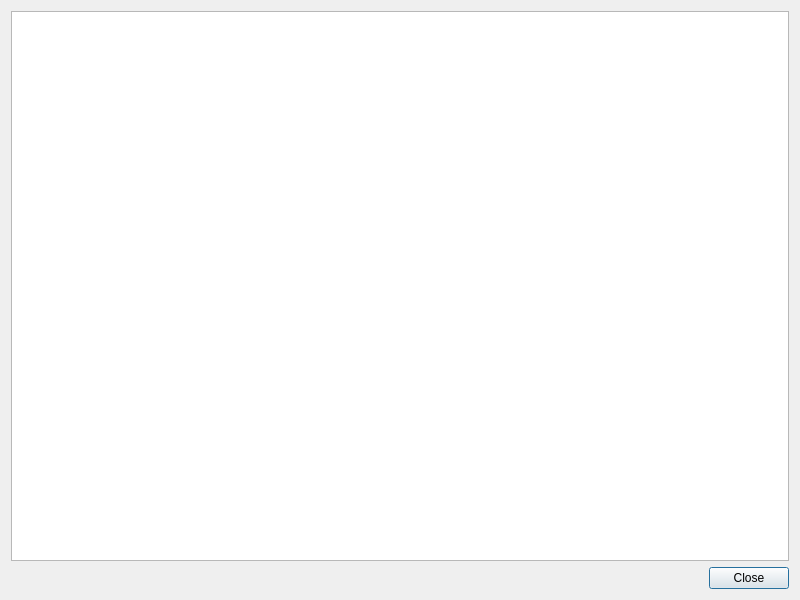
<?xml version="1.0" encoding="UTF-8"?>
<ui version="4.0">
 <class>XmlDialog</class>
 <widget class="QDialog" name="XmlDialog">
  <property name="geometry">
   <rect>
    <x>0</x>
    <y>0</y>
    <width>800</width>
    <height>600</height>
   </rect>
  </property>
  <property name="windowTitle">
   <string>XML Viewer</string>
  </property>
  <layout class="QVBoxLayout" name="verticalLayout">
   <item>
    <widget class="QTextEdit" name="textEdit">
     <property name="lineWrapMode">
      <enum>QTextEdit::NoWrap</enum>
     </property>
    </widget>
   </item>
   <item>
    <widget class="QDialogButtonBox" name="buttonBox">
     <property name="standardButtons">
      <set>QDialogButtonBox::Close</set>
     </property>
    </widget>
   </item>
  </layout>
 </widget>
 <resources/>
 <connections>
  <connection>
   <sender>buttonBox</sender>
   <signal>rejected()</signal>
   <receiver>XmlDialog</receiver>
   <slot>reject()</slot>
   <hints>
    <hint type="sourcelabel">
     <x>399</x>
     <y>569</y>
    </hint>
    <hint type="destinationlabel">
     <x>399</x>
     <y>299</y>
    </hint>
   </hints>
  </connection>
 </connections>
</ui>
